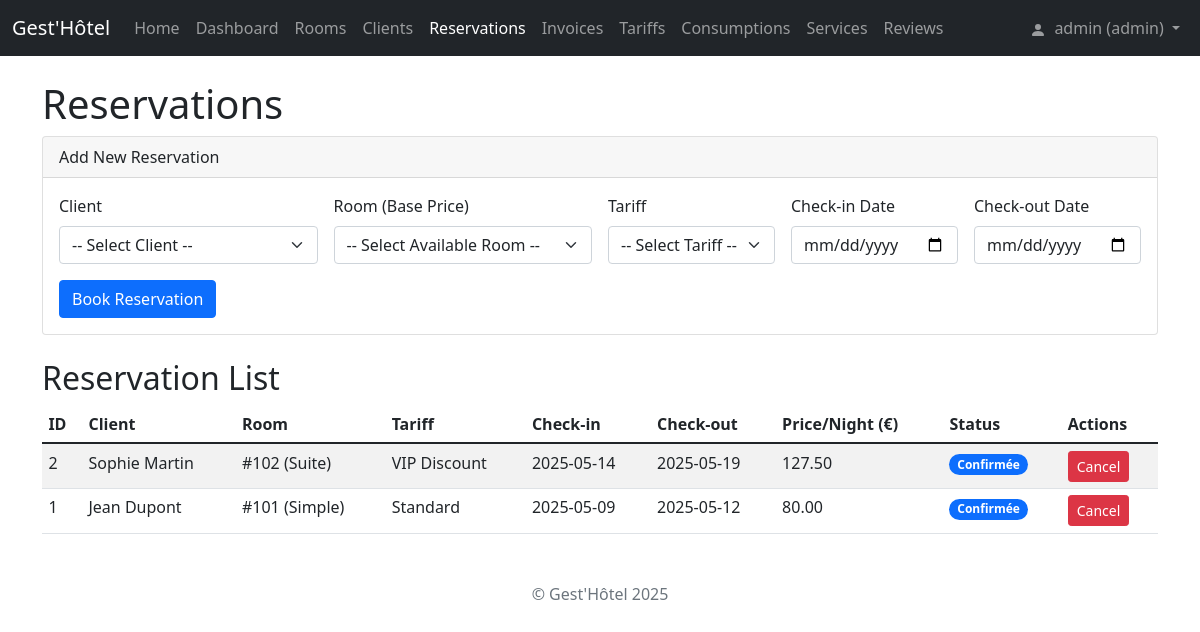
The app's page /reservations (signed in) with its own data.
### tables this page shows
CREATE TABLE reservations (
            id_reservation INTEGER PRIMARY KEY AUTOINCREMENT,
            id_client INTEGER NOT NULL,
            id_chambre INTEGER NOT NULL,
            id_tarif INTEGER NOT NULL,
            date_debut TEXT NOT NULL,
            date_fin TEXT NOT NULL,
            prix_nuit_applique REAL NOT NULL,
            statut TEXT NOT NULL CHECK(statut IN ('Confirmée', 'Annulée', 'Terminée', 'En attente')),
            FOREIGN KEY (id_client) REFERENCES clients(id_client) ON DELETE CASCADE,
            FOREIGN KEY (id_chambre) REFERENCES chambres(id_chambre) ON DELETE RESTRICT,
            FOREIGN KEY (id_tarif) REFERENCES tarifs(id_tarif) ON DELETE RESTRICT
        );

CREATE TABLE clients (
            id_client INTEGER PRIMARY KEY AUTOINCREMENT,
            nom TEXT NOT NULL,
            prenom TEXT NOT NULL,
            telephone TEXT,
            email TEXT UNIQUE NOT NULL,
            adresse TEXT,
            statut_fidelite TEXT DEFAULT 'Standard' NOT NULL CHECK(statut_fidelite IN ('Standard', 'VIP', 'Or'))
        );

CREATE TABLE chambres (
            id_chambre INTEGER PRIMARY KEY AUTOINCREMENT,
            numero_chambre TEXT UNIQUE NOT NULL,
            type_chambre TEXT NOT NULL CHECK(type_chambre IN ('Simple', 'Double', 'Suite', 'Familiale')),
            prix_nuit_base REAL NOT NULL CHECK(prix_nuit_base >= 0),
            statut TEXT NOT NULL CHECK(statut IN ('Libre', 'Occupé', 'En nettoyage'))
        );

CREATE TABLE tarifs (
            id_tarif INTEGER PRIMARY KEY AUTOINCREMENT,
            nom_tarif TEXT UNIQUE NOT NULL,
            description TEXT,
            reduction_pourcentage REAL DEFAULT 0.0 CHECK(reduction_pourcentage >= 0 AND reduction_pourcentage <= 100),
            condition_application TEXT
        );

### app.py (the view)
@app.route('/reservations')
@require_role('staff')
def view_reservations():
    try:
        conn = get_db_connection()
        today = datetime.now().strftime('%Y-%m-%d')
        conn.execute("UPDATE reservations SET statut = 'Terminée' WHERE statut = 'Confirmée' AND date(date_fin) < date(?)", (today,))
        conn.commit()
        reservations = conn.execute('''
            SELECT r.*, c.nom, c.prenom, c.email, c.statut_fidelite,
                   ch.numero_chambre, ch.type_chambre, t.nom_tarif
            FROM reservations r
            JOIN clients c ON r.id_client = c.id_client
            JOIN chambres ch ON r.id_chambre = ch.id_chambre
            JOIN tarifs t ON r.id_tarif = t.id_tarif
            ORDER BY r.date_debut DESC, r.id_reservation DESC
        ''').fetchall()
        clients = conn.execute('SELECT id_client, nom, prenom, email, statut_fidelite FROM clients ORDER BY nom, prenom').fetchall()
        chambres = conn.execute("SELECT id_chambre, numero_chambre, type_chambre, prix_nuit_base FROM chambres WHERE statut != 'Occupé' ORDER BY numero_chambre").fetchall()
        tarifs = conn.execute('SELECT * FROM tarifs ORDER BY nom_tarif').fetchall()
        conn.close()
        return render_template('reservations.html', reservations=reservations, clients=clients, chambres=chambres, tarifs=tarifs)
    except Exception as e:
        flash(f'Error fetching reservations: {str(e)}', 'danger')
        return render_template('reservations.html', reservations=[], clients=[], chambres=[], tarifs=[])

### app.py (called while the page is built)
@app.context_processor
def inject_now():
    return {'now': datetime.utcnow}

def get_db_connection():
    conn = sqlite3.connect('gesthotel.db')
    conn.row_factory = sqlite3.Row # Access columns by name
    conn.execute("PRAGMA foreign_keys = ON") # Ensure FK constraints are active
    return conn

def login_required(f):
    @wraps(f)
    def decorated_function(*args, **kwargs):
        if 'user_id' not in session:
            flash('Please log in to access this page.', 'warning')
            return redirect(url_for('login', next=request.url))
        return f(*args, **kwargs)
    return decorated_function

def require_role(required_role):
    def decorator(f):
        @wraps(f)
        @login_required # User must be logged in first
        def decorated_function(*args, **kwargs):
            user_role = session.get('role')
            allowed = False
            if user_role == required_role:
                allowed = True
            elif user_role == 'admin' and required_role in ['staff', 'client']:
                allowed = True
            elif user_role == 'staff' and required_role == 'client':
                 allowed = True
            if not allowed:
                return render_template('unauthorized.html', required_role=required_role), 403
            return f(*args, **kwargs)
        return decorated_function
    return decorator

### templates/reservations.html (shortened to what this page needs)
{% extends "base.html" %}
{% block content %}
<h1>Reservations</h1>
{% if session.role in ['admin', 'staff'] %}
<div class="card mb-4">
    <div class="card-header">Add New Reservation</div>
    <div class="card-body">
        <form action="{{ url_for('add_reservation') }}" method="post" class="row g-3 needs-validation" novalidate>
            <div class="col-md-6 col-lg-3">
                <label for="id_client" class="form-label">Client</label>
                <select class="form-select" id="id_client" name="id_client" required>
                    <option value="" selected disabled>-- Select Client --</option>
                </select>
            </div>
            <div class="col-md-6 col-lg-3">
                <label for="id_chambre" class="form-label">Room (Base Price)</label>
                <select class="form-select" id="id_chambre" name="id_chambre" required>
                    <option value="" selected disabled>-- Select Available Room --</option>
                </select>
            </div>
            <div class="col-md-6 col-lg-2">
                <label for="id_tarif" class="form-label">Tariff</label>
                <select class="form-select" id="id_tarif" name="id_tarif" required>
                     <option value="" selected disabled>-- Select Tariff --</option>
                </select>
            </div>
            <div class="col-md-6 col-lg-2">
                <label for="date_debut" class="form-label">Check-in Date</label>
                <input type="date" class="form-control" id="date_debut" name="date_debut" required>
            </div>
             <div class="col-md-6 col-lg-2">
                <label for="date_fin" class="form-label">Check-out Date</label>
                <input type="date" class="form-control" id="date_fin" name="date_fin" required>
            </div>
             <div class="col-12">
                <button type="submit" class="btn btn-primary">Book Reservation</button>
            </div>
        </form>
    </div>
</div>
{% endif %}
<h2>Reservation List</h2>
<table class="table table-striped table-hover table-sm">
    <thead>
        <tr>
            <th>ID</th>
            <th>Client</th>
            <th>Room</th>
            <th>Tariff</th>
            <th>Check-in</th>
            <th>Check-out</th>
            <th>Price/Night (€)</th>
            <th>Status</th>
            {% if session.role in ['admin', 'staff'] %}
            <th>Actions</th>
            {% endif %}
        </tr>
    </thead>
    <tbody>
        {% for reservation in reservations %}
        <tr>
            <td>{{ reservation.id_reservation }}</td>
            <td>{{ reservation.prenom }} {{ reservation.nom }}</td>
            <td>#{{ reservation.numero_chambre }} ({{ reservation.type_chambre }})</td>
            <td>{{ reservation.nom_tarif }}</td>
            <td>{{ reservation.date_debut }}</td>
            <td>{{ reservation.date_fin }}</td>
            <td>{{ "%.2f"|format(reservation.prix_nuit_applique) }}</td>
            <td>
                 <span class="badge rounded-pill {% if reservation.statut == 'Confirmée' %} bg-primary {% elif reservation.statut == 'Terminée' %} bg-secondary {% elif reservation.statut == 'Annulée' %} bg-danger {% else %} bg-light text-dark {% endif %}">
                    {{ reservation.statut }}
                 </span>
            </td>
             {% if session.role in ['admin', 'staff'] %}
             <td>
                 {% if reservation.statut == 'Confirmée' %}
                     <form action="{{ url_for('cancel_reservation', id=reservation.id_reservation) }}" method="post" style="display: inline;" onsubmit="return confirm('Cancel Reservation #{{ reservation.id_reservation }}?');">
                         <button type="submit" class="btn btn-danger btn-sm">Cancel</button>
                     </form>
                 {% else %}
                    <span class="text-muted">-</span>
                 {% endif %}
             </td>
             {% endif %}
        </tr>
        {% else %}
        <tr>
            <td colspan="{{ 9 if session.role in ['admin', 'staff'] else 8 }}" class="text-center">No reservations found.</td>
        </tr>
        {% endfor %}
    </tbody>
</table>
{% endblock %}

### templates/base.html (style rules this page uses)
body { padding-top: 5rem; }
.table-sm th, .table-sm td { padding: 0.4rem; }

### records on screen
reservations: id_reservation "2", prenom "Sophie", nom "Martin", numero_chambre "102", type_chambre "Suite", nom_tarif "VIP Discount", date_debut "2025-05-14", date_fin "2025-05-19", prix_nuit_applique "127.50", statut "Confirmée"
reservations: id_reservation "1", prenom "Jean", nom "Dupont", numero_chambre "101", type_chambre "Simple", nom_tarif "Standard", date_debut "2025-05-09", date_fin "2025-05-12", prix_nuit_applique "80.00", statut "Confirmée"

### other values on screen
{{ session.username }} "admin"
{{ session.role }} "admin"
